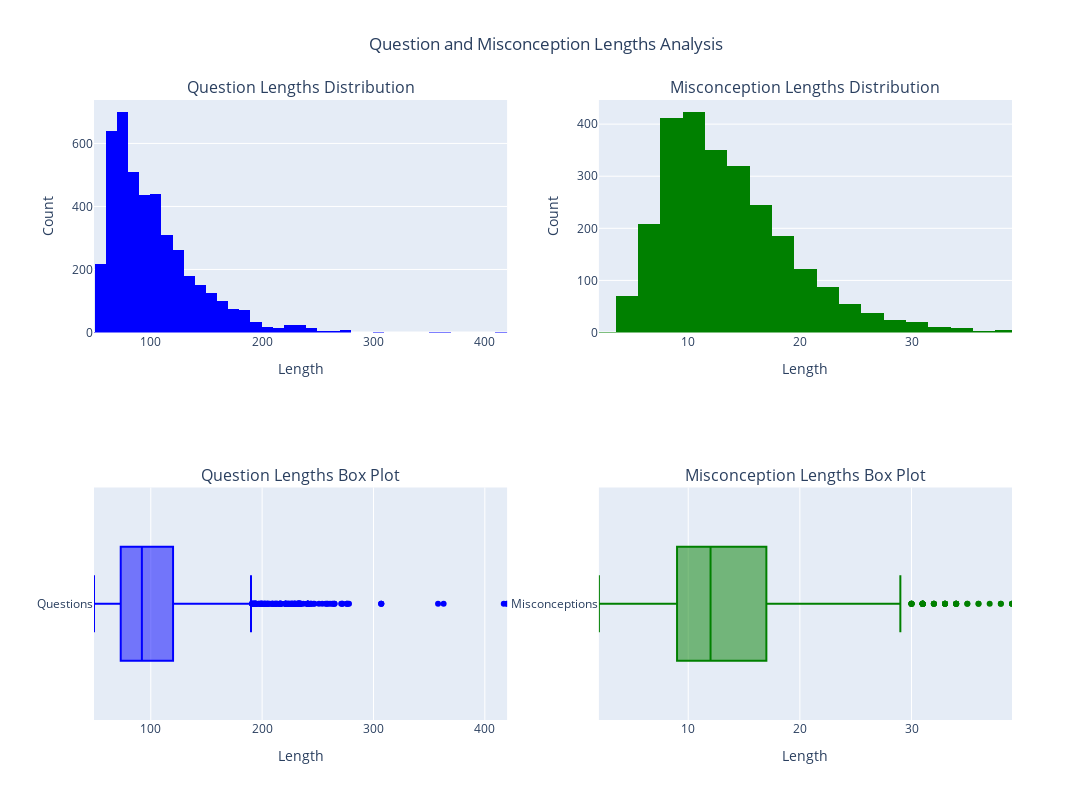

Notebook code cell kept with this figure:
### Code cell
import plotly.express as px
from plotly.subplots import make_subplots
import plotly.graph_objects as go

# Get the range of values for both datasets
q_min, q_max = df["question_ids_len"].min(), df["question_ids_len"].max()
m_min, m_max = misconception_df["misconception_ids_len"].min(), misconception_df["misconception_ids_len"].max()

# Create subplot with 2 rows and 2 columns
fig = make_subplots(
    rows=2, 
    cols=2,
    subplot_titles=("Question Lengths Distribution", "Misconception Lengths Distribution",
                   "Question Lengths Box Plot", "Misconception Lengths Box Plot")
)

# Add histograms in the first row
fig.add_trace(
    go.Histogram(x=df["question_ids_len"], nbinsx=50, marker_color='blue'),
    row=1, col=1
)
fig.add_trace(
    go.Histogram(x=misconception_df["misconception_ids_len"], nbinsx=25, marker_color='green'),
    row=1, col=2
)

# Add horizontal box plots in the second row
fig.add_trace(
    go.Box(x=df["question_ids_len"], name="Questions", orientation='h', marker_color='blue'),
    row=2, col=1
)
fig.add_trace(
    go.Box(x=misconception_df["misconception_ids_len"], name="Misconceptions", orientation='h', marker_color='green'),
    row=2, col=2
)

# Update layout
fig.update_layout(
    title_text="Question and Misconception Lengths Analysis",
    height=800,
    width=1200,
    showlegend=False,
    title_x=0.5
)

# Update x-axes ranges and labels to match between histogram and box plot
fig.update_xaxes(title_text="Length", range=[q_min, q_max], row=1, col=1)
fig.update_xaxes(title_text="Length", range=[q_min, q_max], row=2, col=1)
fig.update_xaxes(title_text="Length", range=[m_min, m_max], row=1, col=2)
fig.update_xaxes(title_text="Length", range=[m_min, m_max], row=2, col=2)

# Update y-axes labels
fig.update_yaxes(title_text="Count", row=1, col=1)
fig.update_yaxes(title_text="Count", row=1, col=2)
fig.update_yaxes(title_text="", row=2, col=1)
fig.update_yaxes(title_text="", row=2, col=2)

fig.show()

### Figure 1 — Plotly figure (JSON) as saved in the notebook; plotly's stock layout.template omitted (floating-point values rounded to 4 significant figures; data arrays with more than 128 entries replaced by an {"elided": "..."} marker saying what was removed)
{"data": [{"marker": {"color": "blue"}, "nbinsx": 50, "type": "histogram", "x": {"elided": "4370 int values"}, "xaxis": "x", "yaxis": "y"}, {"marker": {"color": "green"}, "nbinsx": 25, "type": "histogram", "x": {"elided": "2587 int values"}, "xaxis": "x2", "yaxis": "y2"}, {"marker": {"color": "blue"}, "name": "Questions", "orientation": "h", "type": "box", "x": {"elided": "4370 int values"}, "xaxis": "x3", "yaxis": "y3"}, {"marker": {"color": "green"}, "name": "Misconceptions", "orientation": "h", "type": "box", "x": {"elided": "2587 int values"}, "xaxis": "x4", "yaxis": "y4"}], "layout": {"annotations": [{"font": {"size": 16}, "showarrow": false, "text": "Question Lengths Distribution", "x": 0.225, "xanchor": "center", "xref": "paper", "y": 1, "yanchor": "bottom", "yref": "paper"}, {"font": {"size": 16}, "showarrow": false, "text": "Misconception Lengths Distribution", "x": 0.775, "xanchor": "center", "xref": "paper", "y": 1, "yanchor": "bottom", "yref": "paper"}, {"font": {"size": 16}, "showarrow": false, "text": "Question Lengths Box Plot", "x": 0.225, "xanchor": "center", "xref": "paper", "y": 0.375, "yanchor": "bottom", "yref": "paper"}, {"font": {"size": 16}, "showarrow": false, "text": "Misconception Lengths Box Plot", "x": 0.775, "xanchor": "center", "xref": "paper", "y": 0.375, "yanchor": "bottom", "yref": "paper"}], "height": 800, "showlegend": false, "title": {"text": "Question and Misconception Lengths Analysis", "x": 0.5}, "width": 1200, "xaxis": {"anchor": "y", "domain": [0, 0.45], "range": [49, 420], "title": {"text": "Length"}}, "xaxis2": {"anchor": "y2", "domain": [0.55, 1], "range": [2, 39], "title": {"text": "Length"}}, "xaxis3": {"anchor": "y3", "domain": [0, 0.45], "range": [49, 420], "title": {"text": "Length"}}, "xaxis4": {"anchor": "y4", "domain": [0.55, 1], "range": [2, 39], "title": {"text": "Length"}}, "yaxis": {"anchor": "x", "domain": [0.625, 1], "title": {"text": "Count"}}, "yaxis2": {"anchor": "x2", "domain": [0.625, 1], "title": {"text": "Count"}}, "yaxis3": {"anchor": "x3", "domain": [0, 0.375], "title": {"text": ""}}, "yaxis4": {"anchor": "x4", "domain": [0, 0.375], "title": {"text": ""}}}}
